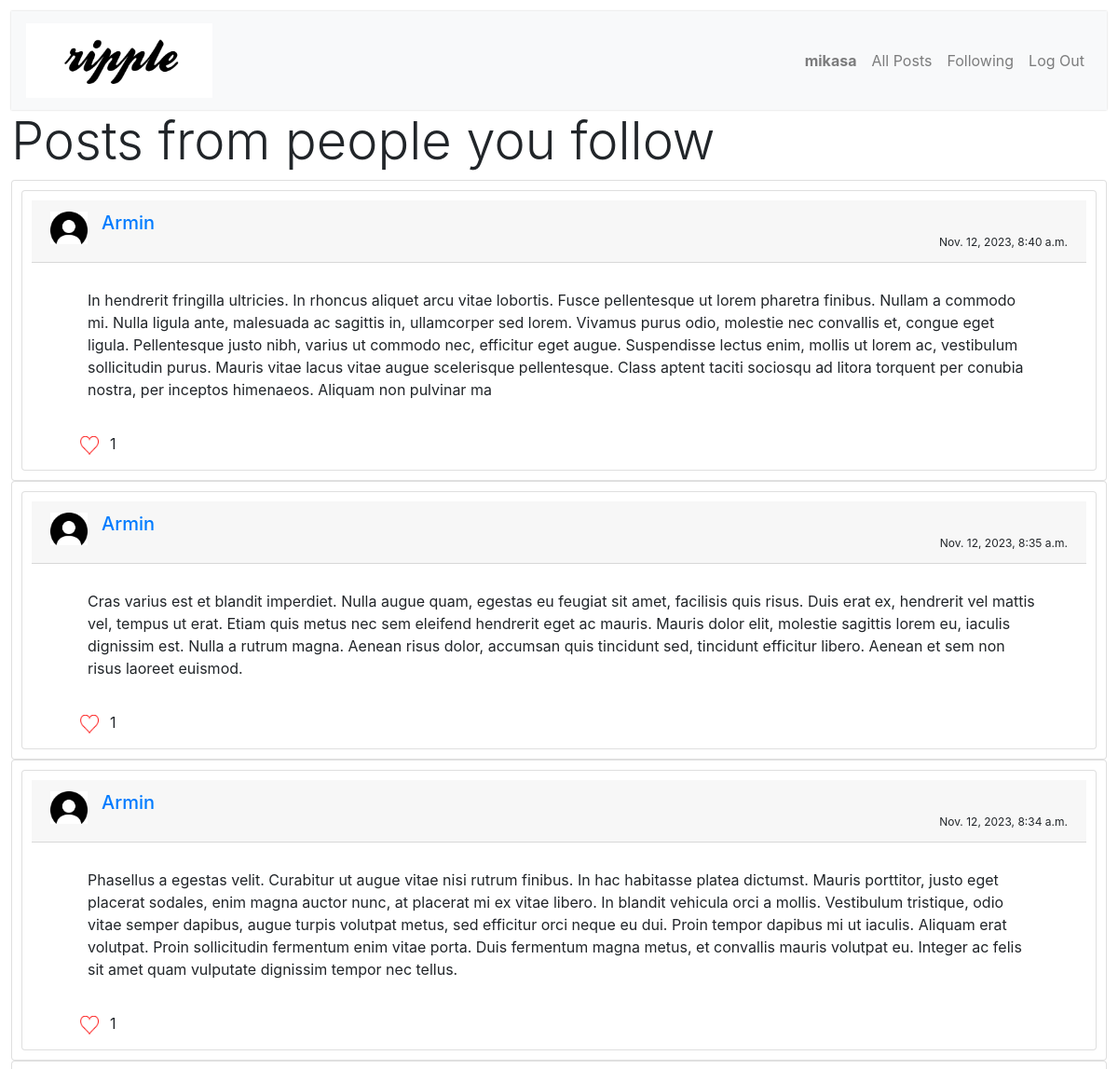
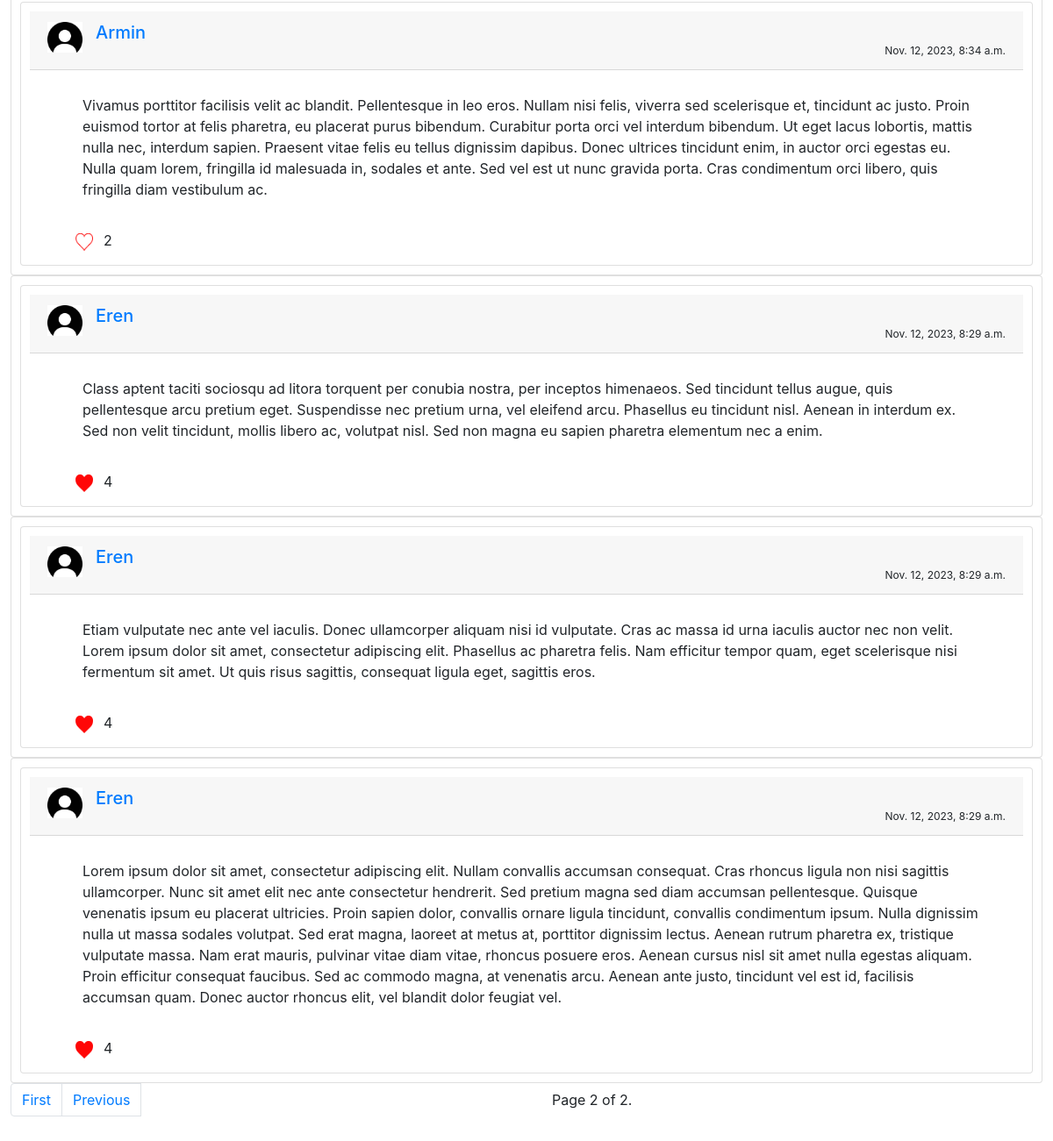
Screenshot of /following?page=2 (signed in) with the database file from the repository (2 pictures, top to bottom).
### network/models.py (models this page shows)
class User(AbstractUser):
    followers = models.ManyToManyField("self", symmetrical=False, related_name="following")

class Post(models.Model):
    creator = models.ForeignKey(User, on_delete=models.CASCADE, related_name="creator")
    text = models.CharField(max_length=300)
    timestamp = models.DateTimeField(auto_now_add=True)

### network/views.py (the view)
# urls.py: path("following", views.following, name="following"),
def following(request):
    user = request.user
    following = user.following.all()
    posts = Post.objects.filter(creator__in=following).order_by("-timestamp")
    if user.is_authenticated:
        liked_posts = [post for post in posts if Like.objects.filter(post=post, user=user).exists()]
    else:
        liked_posts = []
    paginator = Paginator(posts, 10)
    page = request.GET.get('page', 1)
    posts = paginator.page(page)
    return render(request, "network/following.html", {
        "posts": posts,
        "liked_posts": liked_posts,
        "paginator": paginator,
        "user" : user
    })

### network/templates/network/following.html (shortened to what this page needs)
{% extends "network/layout.html" %}
{% load static %}
{% block body %}
    {% if user.is_authenticated %}
        <h1 class="display-4">Posts from people you follow</h1>
        <div>
            {% for post in posts %}
            <div>
                <section class="card">
                    <div class="post card">
                        <div class="card-header container">
                            <div class="text-capitalize h5 mb-0">
                                <img class="thumbnail pull-left media-object" src="../static/network/dp.jpg" width="40px">
                                <a href="/{{ post.creator }}" style="margin: 15px;">{{ post.creator }}</a>
                            </div>
                            <div class="timestamp">{{ post.timestamp }}</div>
                        </div>
                        <div class="post-content card-body my-2">{{ post.text }}</div>
                        <div class="like">
                            <button class="like-button btn" style="border: none;">
                                {% if post in liked_posts %}
                                <img src="{% static 'network/liked.png' %}" alt="liked" width="20px" height="20px" class="unlike-icon">
                                {% else %}
                                <img src="{% static 'network/like.png' %}" alt="like" width="20px" height="20px" class="like-icon">
                                {% endif %}
                            </button>
                            <div class="like-count" style="display: grid; place-items: center;">{{ post.liked_on.count }}</div>
                        </div>
                    </div>
                </section>
            </div>
            {% empty %}
            <div>No posts.</div>
            {% endfor %}
        </div>
        <div>
            <nav>
                <ul class="pagination">
                    {% if posts.has_previous %}
                        <li class="page-item"><a class="page-link" href="?page=1">First</a></li>
                        <li class="page-item"><a class="page-link" href="?page={{ posts.previous_page_number }}">Previous</a></li>
                    {% endif %}
                    <li class="page-item active" style="width: 100%; display: grid; place-items: center;">
                            Page {{ posts.number }} of {{ posts.paginator.num_pages }}.
                    </li>
                </ul>
            </nav>
        </div>
    {% else %}
        <h2 class="display-3">You are not logged in!</h2>
        <h3 class="display-4"><a href="{% url 'login' %}">Log In</a> or <a href="{% url 'register' %}">Register.</a></h3>
    {% endif %}
{% endblock %}

### network/templates/network/layout.html (shortened to what this page needs)
{% load static %}
<!DOCTYPE html>
<html lang="en">
    <head>
        <link rel="stylesheet" href="https://cdnjs.cloudflare.com/ajax/libs/font-awesome/4.7.0/css/font-awesome.min.css">
        <link href="{% static 'network/styles.css' %}" rel="stylesheet">
        <link rel="stylesheet" href="https://stackpath.bootstrapcdn.com/bootstrap/4.4.1/css/bootstrap.min.css">
    </head>
    <body>
        <nav class="navbar navbar-expand-lg navbar-light bg-light navbar-custom">
            <a class="navbar-brand navbar-header nav" href="{% url 'index' %}">
                <div class="network-img">
                    <img src="{% static 'network/ripple.png' %}" alt="Connect" style="width: 200px;">
                </div>
            </a>
            <div class="navbar-nav ml-auto">
              <ul class="navbar-nav ml-auto navbar-right">
                {% if user.is_authenticated %}
                    <li class="nav-item">
                        <a class="nav-link" href="{% url 'profile' user.username %}"><strong>{{ user.username }}</strong></a>
                    </li>
                {% endif %}
                <li class="nav-item">
                  <a class="nav-link" href="{% url 'index' %}">All Posts</a>
                </li>
                {% if user.is_authenticated %}
                    <li class="nav-item">
                        <a class="nav-link" href="{% url 'following' %}">Following</a>
                    </li>
                    <li class="nav-item">
                        <a class="nav-link" href="{% url 'logout' %}">Log Out</a>
                    </li>
                {% endif %}
              </ul>
            </div>
          </nav>
        <div class="body">
            {% block body %}
            {% endblock %}
        </div>
    </body>
</html>

### network/static/network/styles.css (style rules this page uses)
body { margin: 20px; padding: 12px; }
.card { padding: 10px; }
.timestamp { font-size: 12px; text-align: right; }
.like { display: flex; }
.navbar-custom { background: #fff; border-color: #ccc; box-shadow: 0 0 2px 0 #ccc; }
.post-content, .like { margin-left: 40px; margin-right: 30px; }

### rows the page displays
User: username "mikasa"
Post: creator "Armin", timestamp "Nov. 12, 2023, 8:40 a.m.", text "In hendrerit fringilla ultricies. In rhoncus aliquet arcu vitae lobortis. Fusce pellentesque ut lorem pharetra finibus. Nullam a commodo mi. Nulla ligula ante, malesuada ac sagittis in, ullamcorper sed lorem. Vivamus purus odio, molestie nec convallis et, congue eget ligula. Pellentesque justo nibh, varius ut commodo nec, efficitur eget augue. Suspendisse lectus enim, mollis ut lorem ac, vestibulum sollicitudin purus. Mauris vitae lacus vitae augue scelerisque pellentesque. Class aptent taciti sociosqu ad litora torquent per conubia nostra, per inceptos himenaeos. Aliquam non pulvinar ma", liked_on.count "1"
Post: creator "Armin", timestamp "Nov. 12, 2023, 8:35 a.m.", text "Cras varius est et blandit imperdiet. Nulla augue quam, egestas eu feugiat sit amet, facilisis quis risus. Duis erat ex, hendrerit vel mattis vel, tempus ut erat. Etiam quis metus nec sem eleifend hendrerit eget ac mauris. Mauris dolor elit, molestie sagittis lorem eu, iaculis dignissim est. Nulla a rutrum magna. Aenean risus dolor, accumsan quis tincidunt sed, tincidunt efficitur libero. Aenean et sem non risus laoreet euismod.", liked_on.count "1"
Post: creator "Armin", timestamp "Nov. 12, 2023, 8:34 a.m.", text "Phasellus a egestas velit. Curabitur ut augue vitae nisi rutrum finibus. In hac habitasse platea dictumst. Mauris porttitor, justo eget placerat sodales, enim magna auctor nunc, at placerat mi ex vitae libero. In blandit vehicula orci a mollis. Vestibulum tristique, odio vitae semper dapibus, augue turpis volutpat metus, sed efficitur orci neque eu dui. Proin tempor dapibus mi ut iaculis. Aliquam erat volutpat. Proin sollicitudin fermentum enim vitae porta. Duis fermentum magna metus, et convallis mauris volutpat eu. Integer ac felis sit amet quam vulputate dignissim tempor nec tellus.", liked_on.count "1"
Post: creator "Armin", timestamp "Nov. 12, 2023, 8:34 a.m.", text "Vivamus porttitor facilisis velit ac blandit. Pellentesque in leo eros. Nullam nisi felis, viverra sed scelerisque et, tincidunt ac justo. Proin euismod tortor at felis pharetra, eu placerat purus bibendum. Curabitur porta orci vel interdum bibendum. Ut eget lacus lobortis, mattis nulla nec, interdum sapien. Praesent vitae felis eu tellus dignissim dapibus. Donec ultrices tincidunt enim, in auctor orci egestas eu. Nulla quam lorem, fringilla id malesuada in, sodales et ante. Sed vel est ut nunc gravida porta. Cras condimentum orci libero, quis fringilla diam vestibulum ac.", liked_on.count "2"
Post: creator "Eren", timestamp "Nov. 12, 2023, 8:29 a.m.", text "Class aptent taciti sociosqu ad litora torquent per conubia nostra, per inceptos himenaeos. Sed tincidunt tellus augue, quis pellentesque arcu pretium eget. Suspendisse nec pretium urna, vel eleifend arcu. Phasellus eu tincidunt nisl. Aenean in interdum ex. Sed non velit tincidunt, mollis libero ac, volutpat nisl. Sed non magna eu sapien pharetra elementum nec a enim.", liked_on.count "4"
Post: creator "Eren", timestamp "Nov. 12, 2023, 8:29 a.m.", text "Etiam vulputate nec ante vel iaculis. Donec ullamcorper aliquam nisi id vulputate. Cras ac massa id urna iaculis auctor nec non velit. Lorem ipsum dolor sit amet, consectetur adipiscing elit. Phasellus ac pharetra felis. Nam efficitur tempor quam, eget scelerisque nisi fermentum sit amet. Ut quis risus sagittis, consequat ligula eget, sagittis eros.", liked_on.count "4"
Post: creator "Eren", timestamp "Nov. 12, 2023, 8:29 a.m.", text "Lorem ipsum dolor sit amet, consectetur adipiscing elit. Nullam convallis accumsan consequat. Cras rhoncus ligula non nisi sagittis ullamcorper. Nunc sit amet elit nec ante consectetur hendrerit. Sed pretium magna sed diam accumsan pellentesque. Quisque venenatis ipsum eu placerat ultricies. Proin sapien dolor, convallis ornare ligula tincidunt, convallis condimentum ipsum. Nulla dignissim nulla ut massa sodales volutpat. Sed erat magna, laoreet at metus at, porttitor dignissim lectus. Aenean rutrum pharetra ex, tristique vulputate massa. Nam erat mauris, pulvinar vitae diam vitae, rhoncus posuere eros. Aenean cursus nisl sit amet nulla egestas aliquam. Proin efficitur consequat faucibus.…", liked_on.count "4"

### other values shown
{{ posts.number }} "2"
{{ posts.paginator.num_pages }} "2"
